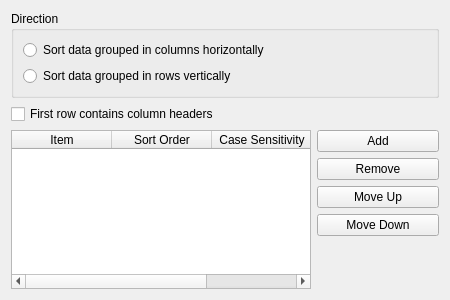
<?xml version="1.0" encoding="UTF-8"?>
<ui version="4.0">
 <author>Stefan Nikolaus &lt;stefan.nikolaus@kdemail.net&gt;</author>
 <comment>This file is part of the KDE project.
Copyright 2010 Stefan Nikolaus &lt;stefan.nikolaus@kdemail.net&gt;

This program is free software; you can redistribute it and/or modify
it under the terms of the GNU General Public License as published by
the Free Software Foundation; either version 2 of the License, or
(at your option) any later version.

This program is distributed in the hope that it will be useful,
but WITHOUT ANY WARRANTY; without even the implied warranty of
MERCHANTABILITY or FITNESS FOR A PARTICULAR PURPOSE.  See the
GNU General Public License for more details.

You should have received a copy of the GNU General Public License
along with this program; if not, write to the Free Software
Foundation, Inc., 51 Franklin Street, Fifth Floor, Boston, MA  02110-1301  USA
</comment>
 <class>SortWidget</class>
 <widget class="QWidget" name="SortWidget">
  <property name="geometry">
   <rect>
    <x>0</x>
    <y>0</y>
    <width>450</width>
    <height>300</height>
   </rect>
  </property>
  <layout class="QGridLayout" name="gridLayout">
   <item row="3" column="2">
    <widget class="QPushButton" name="m_addButton">
     <property name="text">
      <string>Add</string>
     </property>
    </widget>
   </item>
   <item row="4" column="2">
    <widget class="QPushButton" name="m_removeButton">
     <property name="text">
      <string>Remove</string>
     </property>
    </widget>
   </item>
   <item row="5" column="2">
    <widget class="QPushButton" name="m_upButton">
     <property name="text">
      <string>Move Up</string>
     </property>
    </widget>
   </item>
   <item row="3" column="0" rowspan="5" colspan="2">
    <widget class="QTableWidget" name="m_tableWidget">
     <property name="sizePolicy">
      <sizepolicy hsizetype="MinimumExpanding" vsizetype="Expanding">
       <horstretch>0</horstretch>
       <verstretch>0</verstretch>
      </sizepolicy>
     </property>
     <property name="minimumSize">
      <size>
       <width>300</width>
       <height>100</height>
      </size>
     </property>
     <property name="editTriggers">
      <set>QAbstractItemView::EditKeyPressed|QAbstractItemView::SelectedClicked</set>
     </property>
     <property name="alternatingRowColors">
      <bool>true</bool>
     </property>
     <property name="selectionBehavior">
      <enum>QAbstractItemView::SelectRows</enum>
     </property>
     <property name="showGrid">
      <bool>false</bool>
     </property>
     <property name="columnCount">
      <number>3</number>
     </property>
     <attribute name="horizontalHeaderVisible">
      <bool>true</bool>
     </attribute>
     <attribute name="verticalHeaderVisible">
      <bool>false</bool>
     </attribute>
     <column>
      <property name="text">
       <string>Item</string>
      </property>
     </column>
     <column>
      <property name="text">
       <string>Sort Order</string>
      </property>
     </column>
     <column>
      <property name="text">
       <string>Case Sensitivity</string>
      </property>
     </column>
    </widget>
   </item>
   <item row="6" column="2">
    <widget class="QPushButton" name="m_downButton">
     <property name="text">
      <string>Move Down</string>
     </property>
    </widget>
   </item>
   <item row="1" column="0" colspan="3">
    <widget class="QCheckBox" name="m_useHeader">
     <property name="text">
      <string>First row contains column headers</string>
     </property>
    </widget>
   </item>
   <item row="0" column="0" colspan="3">
    <widget class="QGroupBox" name="groupBox">
     <property name="title">
      <string>Direction</string>
     </property>
     <layout class="QVBoxLayout" name="verticalLayout_2">
      <item>
       <widget class="QRadioButton" name="m_sortHorizontal">
        <property name="toolTip">
         <string>The data is grouped in columns and gets sorted horizontally by comparing the specified rows in the given order.</string>
        </property>
        <property name="whatsThis">
         <string>The data is grouped in columns. Their rows are compared in the specified order. If the data in two rows is equal, the next given row gets compared until the two column groups differ in one of the rows. Then, the complete column is moved to it final position.</string>
        </property>
        <property name="text">
         <string>Sort data grouped in columns horizontally</string>
        </property>
       </widget>
      </item>
      <item>
       <widget class="QRadioButton" name="m_sortVertical">
        <property name="toolTip">
         <string>The data is grouped in rows and gets sorted vertically by comparing the specified columns in the given order.</string>
        </property>
        <property name="whatsThis">
         <string>The data is grouped in rows. Their columns are compared in the specified order. If the data in two columns is equal, the next given column gets compared until the two row groups differ in one of the columns. Then, the complete row is moved to it final position.</string>
        </property>
        <property name="text">
         <string>Sort data grouped in rows vertically</string>
        </property>
       </widget>
      </item>
     </layout>
    </widget>
   </item>
  </layout>
 </widget>
 <tabstops>
  <tabstop>m_sortHorizontal</tabstop>
  <tabstop>m_sortVertical</tabstop>
  <tabstop>m_useHeader</tabstop>
  <tabstop>m_tableWidget</tabstop>
  <tabstop>m_addButton</tabstop>
  <tabstop>m_removeButton</tabstop>
  <tabstop>m_upButton</tabstop>
  <tabstop>m_downButton</tabstop>
 </tabstops>
 <resources/>
 <connections/>
</ui>
